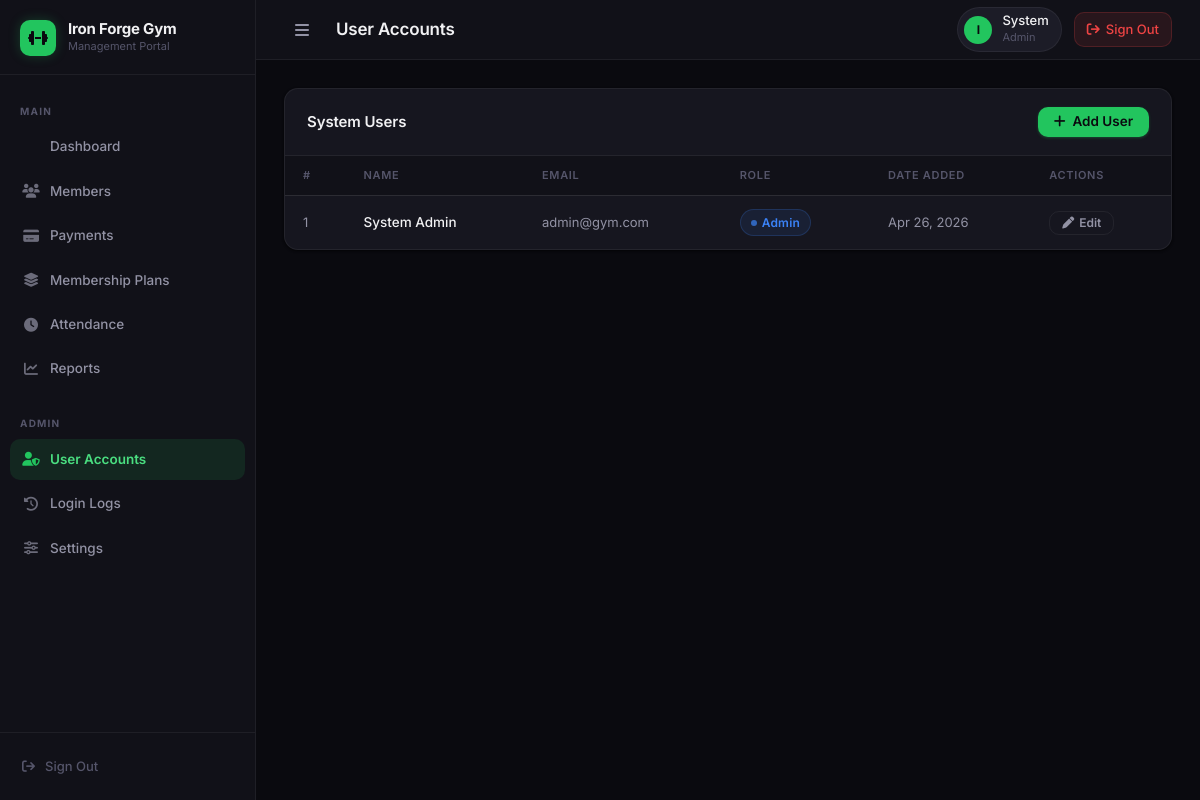
The page /admin/users.php (signed in) on the database its author committed.
### tables this page shows
CREATE TABLE gym_settings (
    id INT AUTO_INCREMENT PRIMARY KEY,
    gym_name VARCHAR(100) NOT NULL,
    contact_email VARCHAR(100),
    contact_phone VARCHAR(20),
    address TEXT,
    currency VARCHAR(10) DEFAULT 'PHP',
    created_at TIMESTAMP DEFAULT CURRENT_TIMESTAMP
);

CREATE TABLE users (
    id INT AUTO_INCREMENT PRIMARY KEY,
    full_name VARCHAR(100) NOT NULL,
    email VARCHAR(100) NOT NULL UNIQUE,
    phone VARCHAR(20),
    password VARCHAR(255) NOT NULL,
    role ENUM('admin', 'staff') NOT NULL DEFAULT 'staff',
    permissions VARCHAR(255) DEFAULT NULL,
    created_at TIMESTAMP DEFAULT CURRENT_TIMESTAMP
);

### includes/functions.php (called while the page is built, shortened)
<?php
function formatDate($dateString) {
    return date('M d, Y', strtotime($dateString));
}
function getGymSettings($pdo) {
    $stmt = $pdo->query("SELECT * FROM gym_settings LIMIT 1");
    return $stmt->fetch();
}
?>

### config/config.php (called while the page is built, shortened)
<?php
function has_permission($module) {
    if ($_SESSION['user_role'] === 'admin') return true;
    $perms = $_SESSION['user_permissions'] ?? [];
    return in_array($module, $perms);
}
?>

### admin/users.php (the view, shortened to what this page needs)
<?php
$pageTitle = 'User Accounts';
require_once '../includes/header.php';
$stmt = $pdo->query("SELECT * FROM users ORDER BY created_at DESC");
$users = $stmt->fetchAll();
?>
<div class="card">
    <div class="card-header">
        <span class="card-title">System Users</span>
        <button class="btn btn-primary" onclick="document.getElementById('addUserModal').classList.add('open')">
            <i class="fas fa-plus"></i> Add User
        </button>
    </div>
    <div class="table-responsive">
        <table>
            <thead>
                <tr>
                    <th>#</th>
                    <th>Name</th>
                    <th>Email</th>
                    <th>Role</th>
                    <th>Date Added</th>
                    <th>Actions</th>
                </tr>
            </thead>
            <tbody>
                <?php foreach ($users as $u): ?>
                    <tr>
                        <td class="td-muted"><?= $u->id ?></td>
                        <td class="td-name"><?= htmlspecialchars($u->full_name) ?></td>
                        <td class="td-muted"><?= htmlspecialchars($u->email) ?></td>
                        <td>
                            <span class="badge badge-<?= $u->role ?>">
                                <?= ucfirst($u->role) ?>
                            </span>
                        </td>
                        <td class="td-muted"><?= formatDate($u->created_at) ?></td>
                        <td>
                            <a href="edit_user.php?id=<?= $u->id ?>" class="btn btn-ghost btn-sm">
                                <i class="fas fa-pen"></i> Edit
                            </a>
                        </td>
                    </tr>
                <?php endforeach; ?>
            </tbody>
        </table>
    </div>
</div>
<?php require_once '../includes/footer.php'; ?>

### includes/header.php (shortened to what this page needs)
<?php
require_once __DIR__ . '/../config/config.php';
require_once __DIR__ . '/../config/database.php';
require_once __DIR__ . '/functions.php';
$settings = getGymSettings($pdo);
$pageTitle = $pageTitle ?? 'Dashboard';
?>
<!DOCTYPE html>
<html lang="en">
<head>
    <link rel="stylesheet" href="https://cdnjs.cloudflare.com/ajax/libs/font-awesome/6.5.0/css/all.min.css">
    <link rel="stylesheet" href="<?= APP_URL ?>/assets/css/style.css">
    <link href="https://cdn.jsdelivr.net/npm/tom-select@2.2.2/dist/css/tom-select.css" rel="stylesheet">
</head>
<body>
    <div class="app-container">
        <?php include 'sidebar.php'; ?>
        <main class="main-content">
            <header class="topbar">
                <div class="topbar-left">
                    <button id="sidebar-toggle" class="btn-icon" title="Toggle sidebar">
                        <i class="fas fa-bars"></i>
                    </button>
                    <h2><?= htmlspecialchars($pageTitle) ?></h2>
                </div>
                <div class="topbar-right">
                    <div class="user-chip">
                        <div class="user-avatar"><?= $initials ?></div>
                        <div>
                            <div class="user-chip-name"><?= htmlspecialchars(explode(' ', $_SESSION['user_name'])[0]) ?></div>
                            <div class="user-chip-role"><?= ucfirst(htmlspecialchars($_SESSION['user_role'])) ?></div>
                        </div>
                    </div>
                    <a href="<?= APP_URL ?>/auth/logout.php" class="btn-logout" title="Sign out">
                        <i class="fas fa-arrow-right-from-bracket"></i>
                        <span>Sign Out</span>
                    </a>
                </div>
            </header>
            <div class="content-wrapper">

### includes/sidebar.php
<?php
$current_page = basename($_SERVER['PHP_SELF']);
$current_dir  = basename(dirname($_SERVER['PHP_SELF']));
$gymName = $settings->gym_name ?? 'Gym';
$initials = strtoupper(substr($gymName, 0, 1));
?>
<aside class="sidebar" id="sidebar">
    <div class="sidebar-brand">
        <div class="brand-icon">
            <i class="fas fa-dumbbell"></i>
        </div>
        <div>
            <div class="brand-name"><?= htmlspecialchars($gymName) ?></div>
            <div class="brand-sub">Management Portal</div>
        </div>
    </div>
    <ul class="sidebar-nav">
        <li class="nav-section-label">Main</li>
        <li class="nav-item <?= ($current_page === 'dashboard.php') ? 'active' : '' ?>">
            <a href="<?= APP_URL ?>/dashboard.php">
                <span class="nav-icon"><i class="fas fa-grid-2"></i></span>
                Dashboard
            </a>
        </li>
        <?php if (has_permission('members')): ?>
        <li class="nav-item <?= ($current_dir === 'members') ? 'active' : '' ?>">
            <a href="<?= APP_URL ?>/members/index.php">
                <span class="nav-icon"><i class="fas fa-users"></i></span>
                Members
            </a>
        </li>
        <?php endif; ?>
        <?php if (has_permission('payments')): ?>
        <li class="nav-item <?= ($current_dir === 'payments') ? 'active' : '' ?>">
            <a href="<?= APP_URL ?>/payments/index.php">
                <span class="nav-icon"><i class="fas fa-credit-card"></i></span>
                Payments
            </a>
        </li>
        <?php endif; ?>
        <?php if (has_permission('plans')): ?>
        <li class="nav-item <?= ($current_dir === 'plans') ? 'active' : '' ?>">
            <a href="<?= APP_URL ?>/plans/index.php">
                <span class="nav-icon"><i class="fas fa-layer-group"></i></span>
                Membership Plans
            </a>
        </li>
        <?php endif; ?>
        <?php if (has_permission('attendance')): ?>
        <li class="nav-item <?= ($current_dir === 'attendance') ? 'active' : '' ?>">
            <a href="<?= APP_URL ?>/attendance/index.php">
                <span class="nav-icon"><i class="fas fa-clock"></i></span>
                Attendance
            </a>
        </li>
        <?php endif; ?>
        <?php if (has_permission('reports')): ?>
        <li class="nav-item <?= ($current_dir === 'reports') ? 'active' : '' ?>">
            <a href="<?= APP_URL ?>/reports/index.php">
                <span class="nav-icon"><i class="fas fa-chart-line"></i></span>
                Reports
            </a>
        </li>
        <?php endif; ?>
        <?php if ($_SESSION['user_role'] === 'admin'): ?>
        <li class="nav-section-label" style="margin-top: 8px;">Admin</li>
        <li class="nav-item <?= ($current_dir === 'admin' && $current_page === 'users.php') ? 'active' : '' ?>">
            <a href="<?= APP_URL ?>/admin/users.php">
                <span class="nav-icon"><i class="fas fa-user-shield"></i></span>
                User Accounts
            </a>
        </li>
        <li class="nav-item <?= ($current_dir === 'admin' && $current_page === 'login_logs.php') ? 'active' : '' ?>">
            <a href="<?= APP_URL ?>/admin/login_logs.php">
                <span class="nav-icon"><i class="fas fa-history"></i></span>
                Login Logs
            </a>
        </li>
        <li class="nav-item <?= ($current_dir === 'admin' && $current_page === 'settings.php') ? 'active' : '' ?>">
            <a href="<?= APP_URL ?>/admin/settings.php">
                <span class="nav-icon"><i class="fas fa-sliders"></i></span>
                Settings
            </a>
        </li>
        <?php endif; ?>
    </ul>
    <div class="sidebar-footer">
        <a href="<?= APP_URL ?>/auth/logout.php">
            <span class="nav-icon"><i class="fas fa-arrow-right-from-bracket"></i></span>
            Sign Out
        </a>
    </div>
</aside>

### rows shown on the page
gym_settings: gym_name "Iron Forge Gym", gym_name "I"
users: id "1", full_name "System Admin", email "admin@gym.com", role "Admin", created_at "Apr 26, 2026"

### other values the page prints
$pageTitle "User Accounts"
explode(' ', $_SESSION['user_name'])[0] "System"
$_SESSION['user_role'] "Admin"
